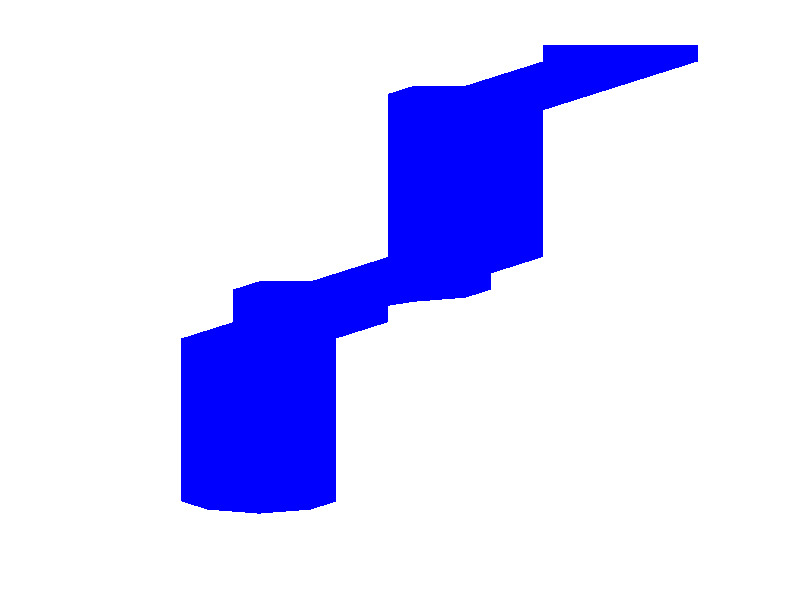

This figure's MATLAB source: (Note: this script raises an error after producing the figure.)



    
clear all; 
N = 30; 

[X2,Y2,Z2] = meshgrid(1:N,1:N,1:N);

DNA = zeros(N,N,N);

dx = zeros(1,4*N); dy=zeros(1,4*N); 
dna2 = zeros(N); 

k = 2; 
dx(1) = .5*N; dy(1) = 1; 
while dx(k-1) < N && dy(k-1) < N

    dx(k) = round(dx(k-1) + .52*rand);
    dy(k) = round(dy(k-1) + .9*rand);
    dna2(dx(k),dy(k)) = 2; 
    dna2(dx(k)-1,dy(k)) = 1;
    dna2(dx(k)+1,dy(k)) = 1;
     k = k+1;
end
DNA(:,:,9) = dna2;
dx = nonzeros(dx); 
dy = nonzeros(dy); % collapse

   set(gcf,'color','w');
    axis off; 
    
    
    
    
   
   % DNA 
  figure(2); clf; axis off;
    patch(isosurface(Y2,X2,Z2,DNA,.5),'FaceColor','blue','EdgeColor','none'); hold on; 
    lighting phong; camlight left;
    xlim([0,N]); ylim([0,N]); zlim([0,N]);  axis off;
    
  
    % Promoter
        pr = [N/2,1,9]; % promoter location 
            [Xp,Yp,Zp] = sphere(10); Cp = ones(11); 
          surf(Xp+pr(1),Yp+pr(2),Zp+pr(3),Cp); 

    
% Proteins    
    [X,Y,Z] = sphere(20);  X = 2*X; Y=2*Y; Z = 2*Z;  
    Xo = X; Yo = Y; Zo=Z;
    
    C1 = 2*ones(21); 
    C2 = 2*ones(21); 
   
    
p1x = pr(1) + 3;  p1y = pr(2) + 3;  p1z =  pr(3) + 1; % starting centroid for molecule 1

P1x =  X + p1x; P1y = Y + p1y; P1z = Z + p1z;  % move 3D molecule 1 over centroid
P2x = X + 4; P2y = Y; P2z = Z; % move 3D-version of molecule 2 over the centroid. 

loaded = 0; % molecule 1 is not loaded.
tx_time = 100;  

for t = 1:1000;

    if loaded1 == 0; 
        % random diffusion for molecule 1
        s1x = round(2*(.5 - rand)); 
        s1y = round(2*(.5 - rand)); 
        s1z = round(2*(.5 - rand)); 

        p1x = p1x +s1x;  % keep track of centroid x 
        p1y = p1y +s1y;  % keep track of centroid
        p1z = p1z +s1z;  % keep track of centroid

        P1x = 1*(P1x + s1x);
        P1y = 1*(P1y + s1y);
        P1z = 1*(P1z + s1z);
     end 
     
    % If molecule gets close to the promoter, bind. 
    d = sqrt( (pr(1) - p1x).^2 + (pr(2) - p1y).^2  + (pr(3) - p1z).^2 );
    if  d < 9  && loaded1 == 0
      tx_time = 1;
      %  bind
      loaded1 = 1;  % record as loaded
      P1x = Xo + pr(1); % move to bound position
      P1y = Yo + pr(2);
      P1z = Zo + pr(3); 

      % plot bound molecule
        figure(1); clf; axis off;
        b1 = surf(P1x,P1y,P1z,C1); hold on;  set(b1,'facecolor','y'); 
        b2 = surf(P2x,P2y,P1z,C2); shading interp; set(b2,'facecolor','g'); 
        patch(isosurface(Y2,X2,Z2,DNA,.5),'FaceColor','blue','EdgeColor','none'); hold on; 
        lighting phong; camlight left;
        xlim([0,N]); ylim([0,N]); zlim([0,N]);  axis off;
    end    
      
    % Move forward; 
      if tx_time < length(dx); % still transcribing
          tx_time = tx_time + 1; % step forward in tx time 
          p1x = dx(tx_time) - dx(tx_time-1);
          p1y = dy(tx_time)- dy(tx_time-1);
                   
        P1x = 1*(P1x + p1x);
        P1y = 1*(P1y + p1y);
      else 
          loaded1 = 0; % finished transcription, no longer bound
      end
    
      
     if loaded2 == 0; 
        % random diffusion for molecule 1
        s2x = round(2*(.5 - rand)); 
        s2y = round(2*(.5 - rand)); 
        s2z = round(2*(.5 - rand)); 

        p2x = p2x +s2x;  % keep track of centroid x 
        p2y = p2y +s2y;  % keep track of centroid
        p2z = p2z +s2z;  % keep track of centroid

        P2x = 1*(P1x + s2x);
        P2y = 1*(P1y + s2y);
        P2z = 1*(P1z + s2z);
     end 
     
    % If molecule gets close to the promoter, bind. 
    d2 = sqrt( (pr(1) - p2x).^2 + (pr(2) - p2y).^2  + (pr(3) - p2z).^2 );
    if  d2 < 9  && loaded2 == 0
      tx_time = 1;
      %  bind
      loaded2 = 1;  % record as loaded
      P2x = Xo + pr(1); % move to bound position
      P2y = Yo + pr(2);
      P2z = Zo + pr(3); 
   end    
      
      
      
      
    figure(1); clf; axis off;
    b1 = surf(P1x,P1y,P1z,C1); hold on; set(b1,'facecolor','g'); 
    b2 = surf(P2x,P2y,P1z,C2); shading interp;  set(b1,'facecolor','r'); 
    patch(isosurface(Y2,X2,Z2,DNA,.5),'FaceColor','blue','EdgeColor','none'); hold on; 
    lighting phong; camlight left;
    xlim([0,N*.7]); ylim([0,N*.5]); zlim([0,N*.7]);  axis off;
    
 pause(.01);
end
